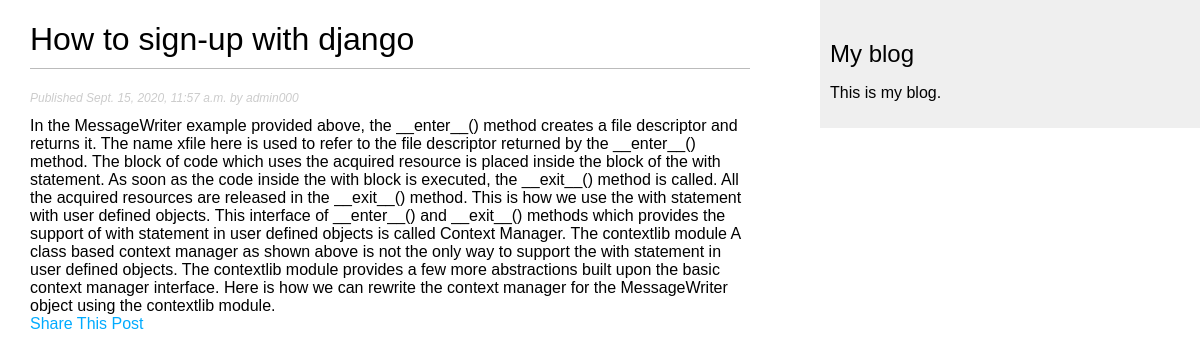
The app's page /blog/2020/9/15/how-sign-django/ with its own data.
### myapp/models.py (models this page shows, shortened)
class Post(models.Model):
	STATUS_CHOICES = (
	('draft', 'Draft'),
	('published', 'Published'),
	)
	title = models.CharField(max_length=250)
	slug = models.SlugField(max_length=250,unique_for_date='publish')
	author = models.ForeignKey(User,on_delete=models.CASCADE,related_name='blog_posts')
	body = models.TextField()
	publish = models.DateTimeField(default=timezone.now)
	created = models.DateTimeField(auto_now_add=True)
	updated = models.DateTimeField(auto_now=True)
	status = models.CharField(max_length=10,
	choices=STATUS_CHOICES,
	default='draft')
	class Meta:
		ordering = ('-publish',)

### myapp/views.py (the view)
# urls.py: path('<int:year>/<int:month>/<int:day>/<slug:post>/',views.post_details,name='post_detail'),
def post_details(request,year,month,day ,post):
	post=get_object_or_404(Post,slug=post,
								status='published',
								publish__year=year,
								publish__month=month,
								publish__day=day)
	return render(request,'post_details.html',{'post':post})

### myapp/templates/post_details.html (shortened to what this page needs)
{% extends "base.html" %}
{% block content %}
 <h1>{{ post.title }}</h1>
 <p class="date">
 Published {{ post.publish }} by {{ post.author }}
 </p>
 {{ post.body}}
 <div class="btn mt-7">
<a class="btn btn-primary" href="{% url 'blog:post_share' post.id %}" role="button">Share This Post</a>
</div>
{% endblock %}

### static/css/blog.css (style rules this page uses)
body { margin:0; padding:0; font-family:arial, sans-serif; ; }
a { color:#00abff; text-decoration:none; }
h1 { font-weight:normal; border-bottom:1px solid #bbb; padding:0 0 10px 0; }
p.date { color:#ccc; font-family: helvetica, sans-serif; font-size: 12px; font-style: italic; }

### records on screen
Post: title "How to sign-up with django", publish "Sept. 15, 2020, 11:57 a.m.", author "admin000", body "In the MessageWriter example provided above, the __enter__() method creates a file descriptor and returns it. The name xfile here is used to refer to the file descriptor returned by the __enter__() method. The block of code which uses the acquired resource is placed inside the block of the with statement. As soon as the code inside the with block is executed, the __exit__() method is called. All the acquired resources are released in the __exit__() method. This is how we use the with statement with user defined objects. This interface of __enter__() and __exit__() methods which provides the support of with statement in user defined objects is called Context Manager. The contextlib module A…"
